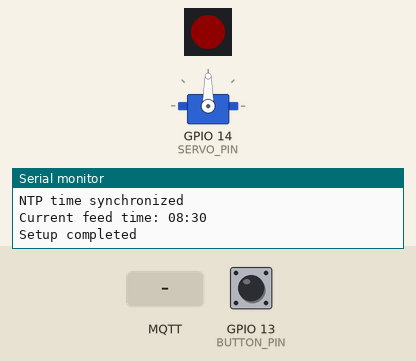
Recording of a program running on a simulated ESP32-S3. Parts: servo, 1 RGB LEDs in strip order, left to right, the last lines printed to the serial monitor. The test bench sets the inputs (shaded band); at power-on: GPIO 13 (BUTTON_PIN) HIGH. Dim RGB values are drawn brighter than linear; WiFi joins after 1.5 s; servers stay silent unless stated; colours are those a GRB WS2812 strip shows for the declared byte order; network time is answered at once with the bench clock; the local clock reads 2024-03-15 10:24:30 at power-on unless the program sets it; EEPROM starts erased; no MQTT or app messages arrive unless stated.

Above: at 2.7 s.
2.8 s: GPIO 13 (BUTTON_PIN) pulled LOW for 0.15 s
At 3.66 s:
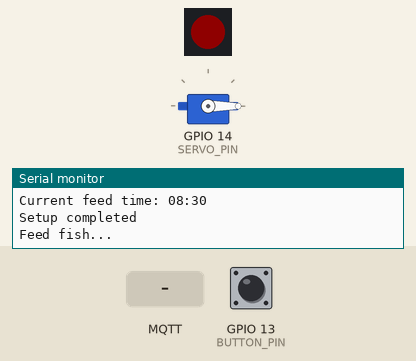
10.8 s: MQTT message "PRESS" arrives on the second subscribed topic
At 12.5 s:
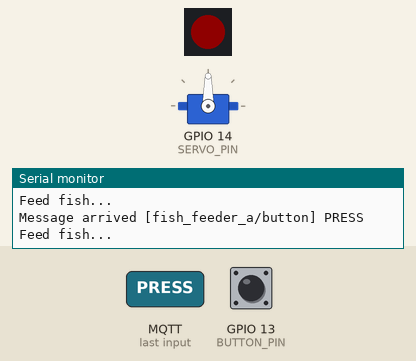
Timing chart, 0 to 14.0 s (numbered marks = the images above; inputs shaded):
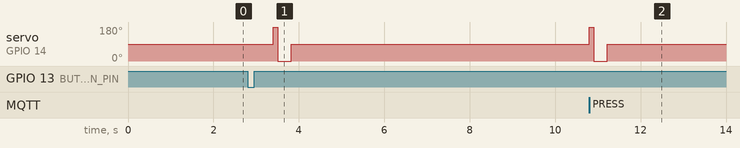

The program:

main.cpp
```cpp
#include <Preferences.h>
#include <esp_task_wdt.h>
#include <OneButton.h>
#include <ESP32Servo.h>
#include <WiFiManager.h>
#include <WiFi.h>
#include <NTPClient.h>
#include <WiFiUdp.h>
#include <FastLED.h>
#include <PubSubClient.h>

#define BUTTON_PIN 13
#define SERVO_PIN 14
#define NUM_LEDS 1
#define LED_PIN 38

// 全局变量定义
WiFiManager wifiManager;
WiFiClient espClient;
PubSubClient mqttClient(espClient);
Preferences preferences;
Servo motor;
WiFiUDP ntpUDP;
NTPClient timeClient(ntpUDP, "ntp.tencent.com", 3600 * 8, 60000); // UTC+8
OneButton button(BUTTON_PIN, true);
CRGB leds[NUM_LEDS];
unsigned long longPressStartMillis = 0;

// 设备唯一标识
// const String chipID = String((uint32_t)ESP.getEfuseMac(), HEX);
// const String uniqueSSID = "fish_feeder_" + chipID;

// 每日任务时间设置
bool feedTaskExecuted = false;
int feedHour = 8;
int feedMinute = 30;

const int feedSpeed = 50;      // 喂食电机速度，81-99 时停止，小于81时正转，数值越小速度越快，大于99时反转，数值越大速度越快
const int feedDuration = 320;  // 喂食电机转动时间 280,320
const int feedCount = 1;       // 每次喂食次数
const bool feedReverse = true; // 每次喂食前是否反转电机

void setupWiFi()
{
  wifiManager.autoConnect(DEVICE_ID);
  Serial.println("Connected to WiFi");
}

void checkWiFiConnection()
{
  if (WiFi.status() != WL_CONNECTED)
  {
    Serial.println("WiFi connection lost. Attempting to reconnect...");
    ESP.restart(); // 如果WiFi连接丢失，则重启设备
  }
}

void setupNTP()
{
  timeClient.begin();
  while (!timeClient.update())
  {
    timeClient.forceUpdate();
  }
  Serial.println("NTP time synchronized");
}

void resetSettings()
{
  Serial.println("Resetting settings...");
  preferences.clear();
  wifiManager.resetSettings();
  ESP.restart();
}

void feed()
{
  for (int i = 0; i < feedCount; i++)
  {
    Serial.println("Feed fish...");
    if (feedReverse)
    {
      motor.write(180); // 反转
      delay(100);
    }
    motor.write(0); // 正转
    delay(feedDuration);
    motor.write(90); // 停止
    if (feedCount > 1)
    {
      delay(2000);
    }
  }
}

void loadSettings()
{
  Serial.printf("Current feed time: %02d:%02d\n", feedHour, feedMinute);
}

void doubleClick()
{
  Serial.println("Double click");
  loadSettings();
}

void longPressStart()
{
  Serial.println("Long Press start");
  longPressStartMillis = millis();
}

void longPressStop()
{
  Serial.println("Long Press Stop");
  if (millis() - longPressStartMillis >= 5000)
  {
    resetSettings();
  }
}

void dailyTask()
{
  timeClient.update();
  if (timeClient.getHours() == feedHour && timeClient.getMinutes() == feedMinute && !feedTaskExecuted)
  {
    feed();
    feedTaskExecuted = true;
  }
  else if (timeClient.getHours() != feedHour || timeClient.getMinutes() != feedMinute)
  {
    feedTaskExecuted = false; // 重置标志，以便下一天能够再次执行
  }
}

void mqttCallback(char *topic, byte *payload, unsigned int length)
{
  Serial.print("Message arrived [");
  Serial.print(topic);
  Serial.print("] ");
  String message;
  for (int i = 0; i < length; i++)
  {
    message += (char)payload[i];
  }
  Serial.println(message);

  if (String(topic) == MQTT_TOPIC_BUTTON)
  {
    if (message == "PRESS")
    {
      feed();
    }
  }
  else if (String(topic) == MQTT_TOPIC_HOUR)
  {
    feedHour = message.toInt();
    preferences.putInt("feedHour", feedHour);
    Serial.printf("feedHour updated: %02d\n", feedHour);
  }
  else if (String(topic) == MQTT_TOPIC_MINUTE)
  {
    feedMinute = message.toInt();
    preferences.putInt("feedMinute", feedMinute);
    Serial.printf("feedMinute updated: %02d\n", feedMinute);
  }
}

void setupMQTT()
{
  mqttClient.setServer(MQTT_SERVER, MQTT_PORT);
  mqttClient.setCallback(mqttCallback);

  mqttClient.connect(DEVICE_ID);
  Serial.println("MQTT connected");
  mqttClient.subscribe(MQTT_TOPIC_SWITCH);
  mqttClient.subscribe(MQTT_TOPIC_BUTTON);
  mqttClient.subscribe(MQTT_TOPIC_HOUR);
  mqttClient.subscribe(MQTT_TOPIC_MINUTE);
  Serial.println("MQTT Subscribed");
}

void checkMQTTConnection()
{
  if (!mqttClient.connected())
  {
    Serial.println("MQTT connection lost. Attempting to reconnect...");
    ESP.restart(); // 如果MQTT连接丢失，则重启设备
  }
}

void setup()
{
  Serial.begin(115200);
  motor.attach(SERVO_PIN);
  FastLED.addLeds<WS2812B, LED_PIN>(leds, NUM_LEDS);
  FastLED.setBrightness(30);

  esp_task_wdt_init(60 * 5, true); // 启用看门狗，超时时间60秒
  esp_task_wdt_add(NULL);

  preferences.begin("FeedPreferences", false);
  feedHour = preferences.getInt("feedHour", 8);
  feedMinute = preferences.getInt("feedMinute", 30);

  setupWiFi();
  setupMQTT();
  setupNTP();

  button.attachClick(feed);
  button.attachDoubleClick(doubleClick);
  button.attachLongPressStart(longPressStart);
  button.attachLongPressStop(longPressStop);

  loadSettings();
  leds[0] = CRGB::Green;
  FastLED.show();
  Serial.println("Setup completed");
}

void loop()
{
  button.tick();
  dailyTask();
  checkWiFiConnection();
  checkMQTTConnection();
  mqttClient.loop();
  esp_task_wdt_reset();
}
```

Measured:
- after the input at 2.8 s, servo on GPIO 14 (SERVO_PIN): 90° → 180° after 0.60 s, → 0° 0.10 s later, → 90° 0.32 s later
- after the input at 10.8 s, servo on GPIO 14 (SERVO_PIN): 90° → 180° at once, → 0° 0.10 s later, → 90° 0.32 s later
